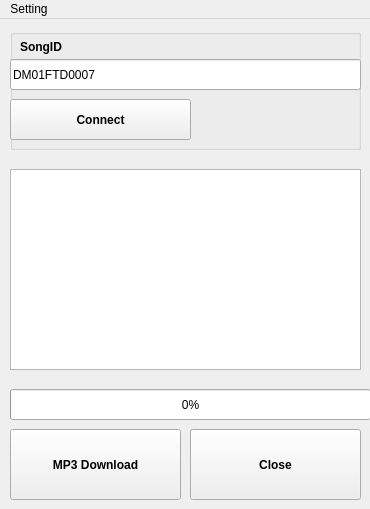
<?xml version="1.0" encoding="UTF-8"?>
<ui version="4.0">
 <class>MusicsStreamingClass</class>
 <widget class="QMainWindow" name="MusicsStreamingClass">
  <property name="geometry">
   <rect>
    <x>0</x>
    <y>0</y>
    <width>370</width>
    <height>509</height>
   </rect>
  </property>
  <property name="windowTitle">
   <string>MusicsStreaming</string>
  </property>
  <widget class="QWidget" name="centralwidget">
   <widget class="QPushButton" name="btnDownload">
    <property name="geometry">
     <rect>
      <x>10</x>
      <y>410</y>
      <width>171</width>
      <height>71</height>
     </rect>
    </property>
    <property name="font">
     <font>
      <weight>75</weight>
      <bold>true</bold>
     </font>
    </property>
    <property name="text">
     <string>MP3 Download</string>
    </property>
    <property name="icon">
     <iconset>
      <normaloff>:/images/dap_premium.png</normaloff>:/images/dap_premium.png</iconset>
    </property>
   </widget>
   <widget class="QProgressBar" name="downloadProgressBar">
    <property name="geometry">
     <rect>
      <x>10</x>
      <y>370</y>
      <width>361</width>
      <height>31</height>
     </rect>
    </property>
    <property name="value">
     <number>0</number>
    </property>
   </widget>
   <widget class="QPushButton" name="btnMusicStreaming">
    <property name="enabled">
     <bool>true</bool>
    </property>
    <property name="geometry">
     <rect>
      <x>190</x>
      <y>410</y>
      <width>171</width>
      <height>71</height>
     </rect>
    </property>
    <property name="font">
     <font>
      <weight>75</weight>
      <bold>true</bold>
     </font>
    </property>
    <property name="text">
     <string>Close</string>
    </property>
    <property name="icon">
     <iconset>
      <normaloff>:/images/ico_tutorial.png</normaloff>:/images/ico_tutorial.png</iconset>
    </property>
   </widget>
   <widget class="QGroupBox" name="groupBox">
    <property name="geometry">
     <rect>
      <x>10</x>
      <y>10</y>
      <width>351</width>
      <height>121</height>
     </rect>
    </property>
    <property name="font">
     <font>
      <weight>50</weight>
      <bold>false</bold>
     </font>
    </property>
    <property name="title">
     <string/>
    </property>
    <widget class="QLineEdit" name="txtServer">
     <property name="geometry">
      <rect>
       <x>0</x>
       <y>30</y>
       <width>351</width>
       <height>31</height>
      </rect>
     </property>
     <property name="text">
      <string>DM01FTD0007</string>
     </property>
    </widget>
    <widget class="QLabel" name="label">
     <property name="geometry">
      <rect>
       <x>10</x>
       <y>10</y>
       <width>81</width>
       <height>16</height>
      </rect>
     </property>
     <property name="font">
      <font>
       <weight>75</weight>
       <bold>true</bold>
      </font>
     </property>
     <property name="text">
      <string>SongID</string>
     </property>
    </widget>
    <widget class="QPushButton" name="btnConnect">
     <property name="geometry">
      <rect>
       <x>0</x>
       <y>70</y>
       <width>181</width>
       <height>41</height>
      </rect>
     </property>
     <property name="font">
      <font>
       <weight>75</weight>
       <bold>true</bold>
      </font>
     </property>
     <property name="text">
      <string>Connect</string>
     </property>
     <property name="icon">
      <iconset>
       <normaloff>:/images/Satellite.png</normaloff>:/images/Satellite.png</iconset>
     </property>
    </widget>
   </widget>
   <widget class="QListWidget" name="mp3List">
    <property name="geometry">
     <rect>
      <x>10</x>
      <y>150</y>
      <width>351</width>
      <height>201</height>
     </rect>
    </property>
   </widget>
  </widget>
  <widget class="QMenuBar" name="menuBar">
   <property name="geometry">
    <rect>
     <x>0</x>
     <y>0</y>
     <width>370</width>
     <height>21</height>
    </rect>
   </property>
   <widget class="QMenu" name="menuSetting">
    <property name="title">
     <string>Setting</string>
    </property>
    <addaction name="actionSet_Server"/>
    <addaction name="separator"/>
    <addaction name="actionConnect"/>
   </widget>
   <addaction name="menuSetting"/>
  </widget>
  <action name="actionSet_Server">
   <property name="text">
    <string>Set Server</string>
   </property>
  </action>
  <action name="actionConnect">
   <property name="text">
    <string>Connect</string>
   </property>
  </action>
 </widget>
 <resources>
  <include location="mediaplayer.qrc"/>
 </resources>
 <connections/>
</ui>
